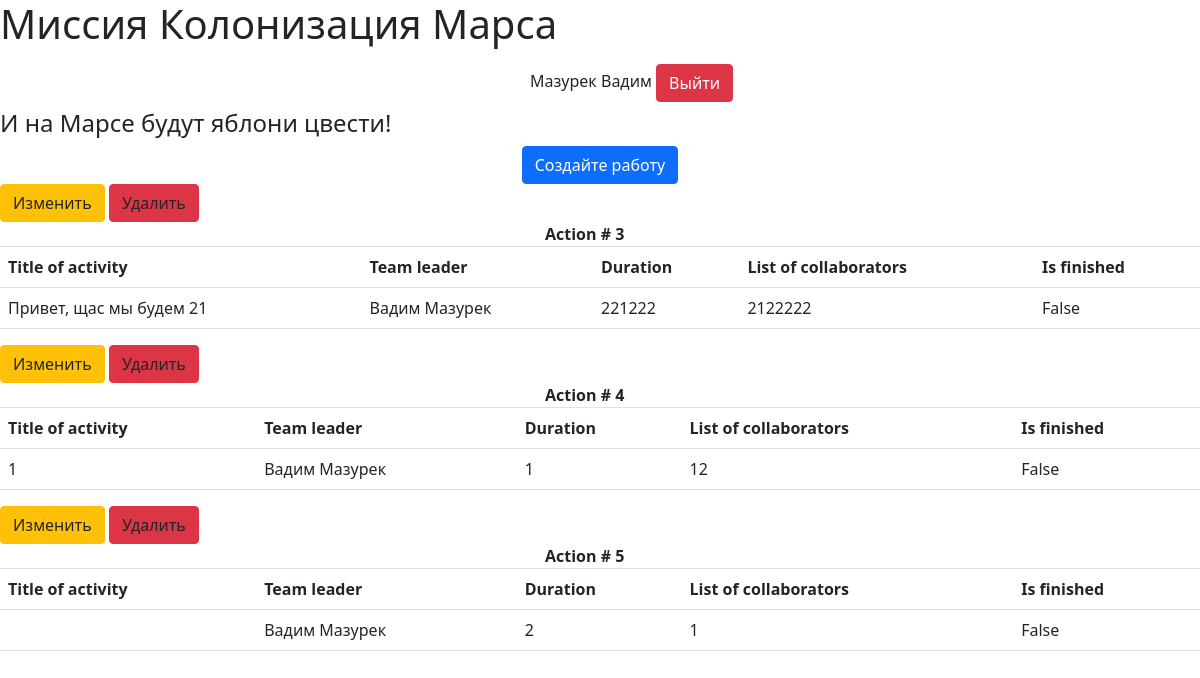
Before: / (signed in) with the older database file.
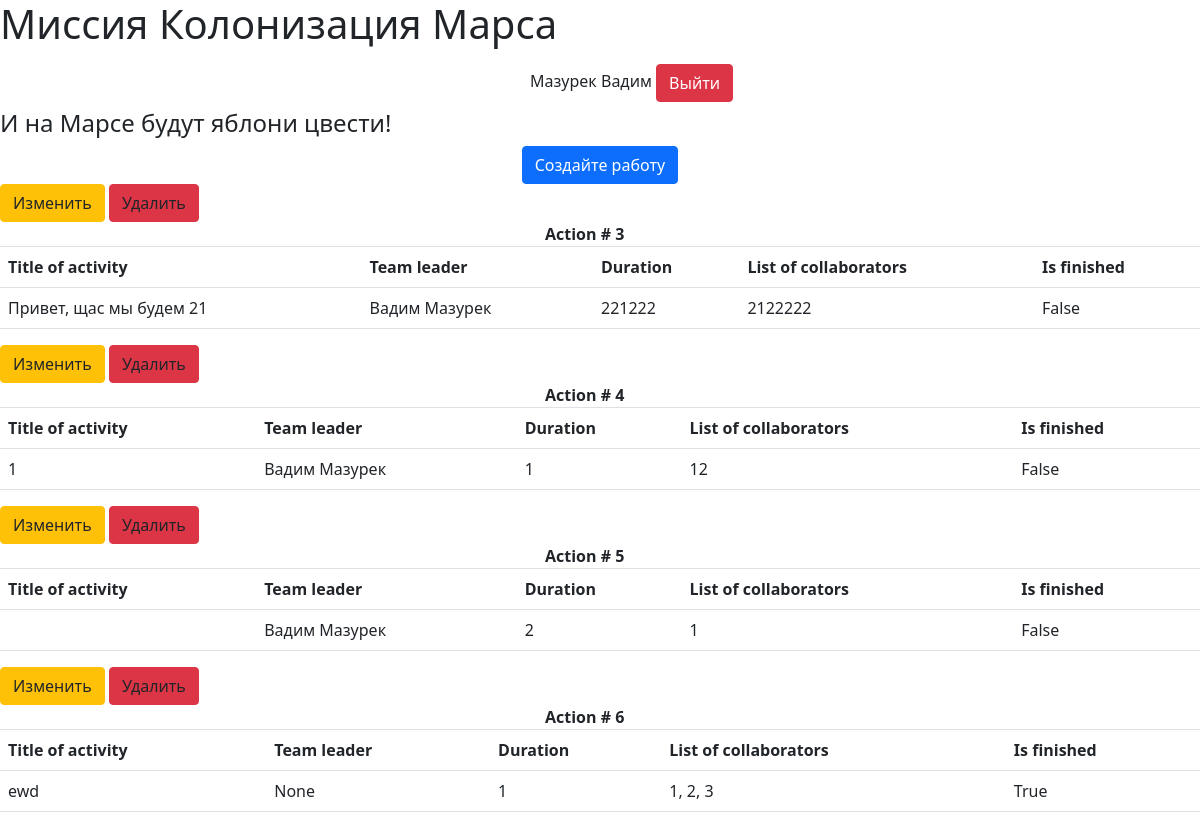
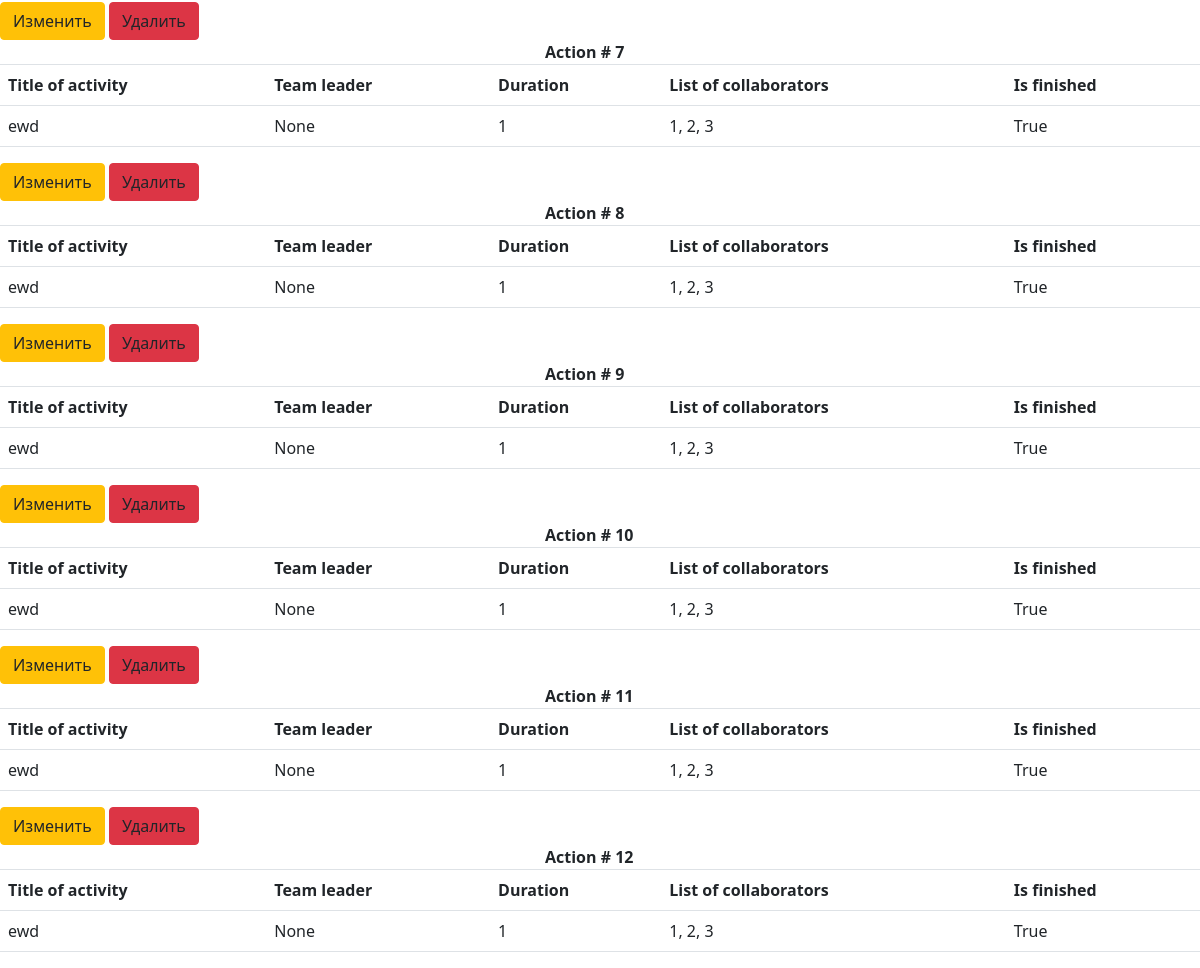
After: the same page with the newer database file (2 pictures, top to bottom).
### data/users.py (models this page shows)
class Jobs(SqlAlchemyBase, UserMixin, SerializerMixin):
    __tablename__ = 'Jobs'
    id = sqlalchemy.Column(sqlalchemy.Integer, primary_key=True, autoincrement=True)
    team_leader = sqlalchemy.Column(sqlalchemy.Integer, sqlalchemy.ForeignKey("users.id"))
    job = sqlalchemy.Column(sqlalchemy.String)
    work_size = sqlalchemy.Column(sqlalchemy.Integer)
    collaborators = sqlalchemy.Column(sqlalchemy.String)
    start_date = sqlalchemy.Column(sqlalchemy.DateTime, default=datetime.datetime.now())
    end_date = sqlalchemy.Column(sqlalchemy.DateTime, default=datetime.datetime.now())
    is_finished = sqlalchemy.Column(sqlalchemy.Boolean)
    id_creator = sqlalchemy.Column(sqlalchemy.Integer)

### main.py (the view)
@app.route('/')
def main():
    try:
        if session['name']:
            spisok = {}
            try:
                for job in db_sess.query(Jobs).all():
                    spisok[str(job.id)] = {}
                    spisok[str(job.id)]['job'] = str(job.job)
                    team_lead = db_sess.query(User).filter(User.id == job.team_leader).first()
                    try:
                        spisok[str(job.id)]['team_leader'] = str(team_lead.name + ' ' + team_lead.surname)
                    except AttributeError:
                        spisok[str(job.id)]['team_leader'] = str('None')
                    spisok[str(job.id)]['work_size'] = str(job.work_size)
                    spisok[str(job.id)]['collaborators'] = str(job.collaborators)
                    spisok[str(job.id)]['is_finished'] = job.is_finished
                    spisok[str(job.id)]['id_creator'] = job.id_creator
                return render_template('main.html', name=session['name'], form=spisok, id_main=session['id'])
            except exc.InvalidRequestError:
                return redirect('/')
        else:
            return render_template('error.html', error="""
            Вы не прошли авторизацию.
            """)
    except KeyError:
        session['name'] = None
        return

### data/db_session.py (called while the page is built)
def create_session() -> Session:
    global __factory
    return __factory()

### main.py (called while the page is built)
@login_manager.user_loader
def load_user(user_id):
    db_sess = db_session.create_session()
    return db_sess.query(User).get(user_id)

### templates/main.html (shortened to what this page needs)
{% extends "base.html" %}
{% block content %}
<div class="w-100 text-center">
    <a class="btn btn-primary mx-auto" href="/addJobs" role="button">Создайте работу</a>
</div>
    {% for name in form %}
        {% set name1 = name %}
        {% set a = form.get(name) %}
            {% if id_main == a.get('id_creator') or id_main == 1%}
            <a id="{{ name1 }}" class="btn btn-warning" role="button" data-toggle="modal" data-target="#editModal" onclick="last_id_python(this.id)">Изменить</a>
            <a id="{{ name }}" type="button" class="btn btn-danger" data-toggle="modal" data-target="#deleteModal" onclick="last_id(this.id)">Удалить</a>
            {% endif %}
            <caption><b class="mx-auto d-block" style="width: 110px;">Action # {{name}}</b></caption>
<table class="table table-hover caption-top">
                <tr>
                    <th>Title of activity</th>
                    <th>Team leader</th>
                    <th>Duration</th>
                    <th>List of collaborators</th>
                    <th>Is finished</th>
                </tr>
                <tr>
                    <td>{{ a.get('job') }}  </td>
                    <td>{{ a.get('team_leader') }}</td>
                    <td>{{ a.get('work_size') }}</td>
                    <td>{{ a.get('collaborators') }}</td>
                    <td>{{ a.get('is_finished') }}</td>
                </tr>
            </table>
    {% endfor %}
{% endblock %}

### templates/base.html (shortened to what this page needs)
<!DOCTYPE html>
<html lang="en">
    <head>
        <link rel="stylesheet" type="text/css" href={{ url_for('static', filename='style.css') }}/>
        <link rel="stylesheet" href="https://maxcdn.bootstrapcdn.com/bootstrap/4.0.0/css/bootstrap.min.css">
        <link rel="stylesheet" href="https://maxcdn.bootstrapcdn.com/bootstrap/4.1.0/css/bootstrap.min.css">
        <link href="https://cdn.jsdelivr.net/npm/bootstrap@5.0.0-beta3/dist/css/bootstrap.min.css" rel="stylesheet">
    </head>
    <body>
    <header>
        <h1 class="mb-3" style="display: inline-block">Миссия Колонизация Марса</h1>
        {% if session['name'] %}
            <p style="display: inline-block; margin-left: 40%">{{ session['name'] }}</p>
            <a role="button" class="btn btn-danger" style="display: inline-block" href="/logout">Выйти</a>
        {% else %}
            <a role="button" class="btn btn-primary" style="display: inline-block; margin-left: 50%" href="/login">Войти</a>
            <a role="button" class="btn btn-primary" style="background-color: greenyellow; border-color: greenyellow" href="/registration">Регистрация</a>
        {% endif %}
        <h4>И на Марсе будут яблони цвести!</h4>
    </header>
        {% block content %}{% endblock %}
    </body>
</html>

### static/style.css (style rules this page uses)
p { padding-left: 50px }

Changed rows visible on the page:
added Jobs: get "ewd", get "1, 2, 3"
added Jobs: get "ewd", get "1, 2, 3"
added Jobs: get "ewd", get "1, 2, 3"
added Jobs: get "ewd", get "1, 2, 3"
added Jobs: get "ewd", get "1, 2, 3"
added Jobs: get "ewd", get "1, 2, 3"
added Jobs: get "ewd", get "1, 2, 3"
Other visible differences:
new list line: "Изменить Удалить Action # 6 Title of activity Team leader Duration List of collaborators Is finished None 1 True"
new list line: "Изменить Удалить Action # 7 Title of activity Team leader Duration List of collaborators Is finished None 1 True"
new list line: "Изменить Удалить Action # 8 Title of activity Team leader Duration List of collaborators Is finished None 1 True"
new list line: "Изменить Удалить Action # 9 Title of activity Team leader Duration List of collaborators Is finished None 1 True"
new list line: "Изменить Удалить Action # 10 Title of activity Team leader Duration List of collaborators Is finished None 1 True"
new list line: "Изменить Удалить Action # 11 Title of activity Team leader Duration List of collaborators Is finished None 1 True"
new list line: "Изменить Удалить Action # 12 Title of activity Team leader Duration List of collaborators Is finished None 1 True"
